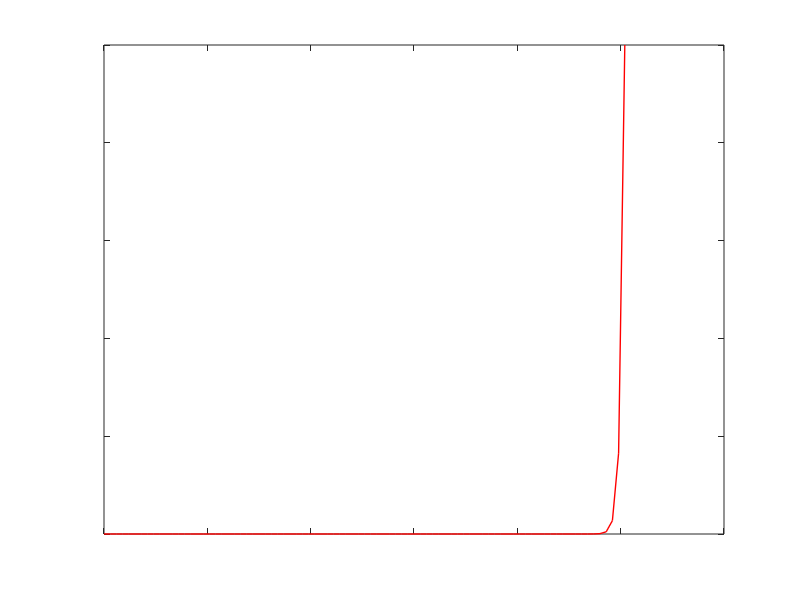

Reproduce this figure in MATLAB. (Note: this script raises an error after producing the figure.)
%This code is desgined to simulate system 4.1. Intolerance case.
%By Belen Serrano Anton
%Created 25/02/2020
%Last Modified 31/03/2020

%Variable definition
t_cycle = 0.15;                         %Time lap between the restriction point and cell division
t_apo = 0.2;                           %Time lap between the deactivation of Bcl-2 and cell death
t_next = 0.3;                           %Time step in this simulation

%Parameters: Pathogen
alpha = 6;                              %Pathogen proliferation rate
beta = 0.04;                            %Pathogen death rate

%Parameters: Effector T cells
lambda_pd = 0.05;                       %Change rate in membrane receptor Rd, due to Rp signals
lambda_taup = 6*10^(-5);                %Change rate in membrane receptor Rd, due to TCR signals
lambda_pp = 0.5*10^(-4);                %Change rate in membrane receptor Rp, due to Rp signals
mu_pc = 15;                             %Change rate in inhibitor molecule Rb, due to receptor Rc
mu_da = 10;                             %Change rate in inhibitor molecule Bcl-2, due to receptor Rc

%Parameters: Memory T cells
lambda_pd_mem = 0;                      %Change in membrane receptor Rd, due to Rp signals
lambda_taup_mem = 10^(-5);              %Change rate in membrane receptor Rd, due to TCR signals
lambda_pp_mem = 2*10^(-2);              %Change rate in membrane receptor Rp, due to Rp signals
mu_pc_mem = 13;                         %Change rate in inhibitor molecule Rb, due to receptor Rc

%Define the final time we will simulate to
T_final = 25;

%Define the initial number of particles
N_init = 0;                            %N will represent T cells                
Y_init = 5;                             %Y will represent pathogen

%Define how long the recording vectors should be
num_rec_steps = round(T_final/t_next);

%Initialise the index which will tell us where to write the current values
rec_ind=1;

%Define the maximum number of t cells
num_max_cells=10^7;

%Instantiate a vector which will hold the time varying values of T cells
%and pathogen
rec_vector_N_eff = -ones(1,num_rec_steps);      %For effector T cells
rec_vector_N_mem = -ones(1,num_rec_steps);      %For memory T cells
rec_vector_Y = -ones(1,num_rec_steps);          %For the pathogen

%Write the initial condition to these vectors
rec_vector_N_eff(rec_ind) = N_init;             %Asymmetric division of naive T cells
rec_vector_N_mem(rec_ind) = N_init;             %Asymmetric division of naive T cells
rec_vector_Y(rec_ind) = Y_init;

%Instantiate a vector which will hold the t cells
t_cell_matrix=zeros(num_max_cells,6);

%Write the initial condition to this vector
a0 = 0.3;
c0 = 0.08;
c0_mem = 0.04;

t_cell_matrix(1:2:2*N_init,1)=1;                %type 1: Effector T cell
t_cell_matrix(1:2:2*N_init,2)=a0;
t_cell_matrix(1:2:2*N_init,3)=c0;

t_cell_matrix(2:2:2*N_init,1)=2;                %type 2: Memory T cell
t_cell_matrix(2:2:2*N_init,3)=c0_mem; 


%Initialise a vector which will hold the times when reactions occur
time_vec=zeros(1,num_rec_steps);

%Initialise the number of particles for this repeat
N_eff = N_init;
N_mem = N_init;
N = N_eff + N_mem;
Y = Y_init;

%Initialise index for t_cell_matrix
rec_ind_tcell_matrix = N+1;

%Define the initial time to be zero
t=0;

%Gone is true if the pathogen is dead and false otherwise
gone = 0;

while t < T_final
    
    %Increase the recording index
    rec_ind=rec_ind+1;
    
    if(gone==0)
        %Calculate Y
        Y = Y_init*exp(t*(alpha - N_eff*beta));
        Y = max(Y,0);
        if(Y < 10^(-6)) %condition that states when the pathogen is defeated
            Y = 0;
            gone = 1;
        end
    end
    
    %Fate decision for each T cell
    %Initialise indexes
    nCell=1;
    ind_N = 1;
    
    while nCell < rec_ind_tcell_matrix
        v_rand = rand(N,1)/N; %vector of N random numbers
       
        if(t_cell_matrix(nCell,1) == 1 || t_cell_matrix(nCell,1) == 2)
            rho = v_rand(ind_N);
            r_tau=rho*Y;
            ind_N = ind_N + 1;
        end
        
        %Killer T cell
        if(t_cell_matrix(nCell,1) == 1 || t_cell_matrix(nCell,1) == 3)
            if(t_cell_matrix(nCell,6) > 0)
                %In division phase
                t_cell_matrix(nCell,6) = max(t_cell_matrix(nCell,6)-t_next,0);
                
                %Division phase completed
                if(t_cell_matrix(nCell,6) == 0 && t_cell_matrix(nCell,1) == 3) 
                    N_eff = N_eff + 1;
                    t_cell_matrix(nCell,1) = 1;
                end
            else
                %Initial conditions
                p0_sys = t_cell_matrix(nCell,4);
                d0_sys = t_cell_matrix(nCell,5);
                c0_sys = t_cell_matrix(nCell,3);
                a0_sys = t_cell_matrix(nCell,2);
                
                %Explicit solutions for system 4.1
                [c,a,p,d] = sys_4_1_sol(t,lambda_taup,lambda_pp, r_tau, p0_sys, lambda_pd, d0_sys, mu_pc, c0_sys, mu_da, a0_sys);
                
                %Desision state
                if( a > 0 && c > 0)
                    d=max(d,0);
                    p=max(p,0);
                    t_cell_matrix(nCell,4) = p;
                    t_cell_matrix(nCell,5) = d;
                    t_cell_matrix(nCell,3) = c;
                    t_cell_matrix(nCell,2) = a;
                else
                    if(a <= 0)      %Initiate apoptosis
                        t_cell_matrix(nCell,6) = t_apo;
                        t_cell_matrix(nCell,1) = 4;
                        
                    elseif(c <= 0)  %Initiate division                       
                        %Membrane receptors are divided between 2 daughter
                        %cells
                        delta_P_child_1 = 0.4+(0.6-0.4)*rand();
                        delta_P_child_2 = 1 - delta_P_child_1;
                        delta_D_child_1 = 0.4+(0.6-0.4)*rand();
                        delta_D_child_2 = 1 - delta_D_child_1;
                        
                        r_p_child_1 = delta_P_child_1 * p;
                        r_p_child_2 = delta_P_child_2 * p;
                        
                        r_d_child_1 = delta_D_child_1 * d;
                        r_d_child_2 = delta_D_child_2 * d;
                        
                        %Actualization for daughter cells
                        t_cell_matrix(nCell,4) = r_p_child_1;
                        t_cell_matrix(nCell,5) = r_d_child_1;
                        t_cell_matrix(nCell,6) = t_cycle;
                        
                        t_cell_matrix(nCell,3) = c0;
                        t_cell_matrix(nCell,2) = a0;
                        
                        %type 3 -> new effector cell that has not
                        %completed division phase
                        t_cell_matrix(rec_ind_tcell_matrix,1) = 3;
                        t_cell_matrix(rec_ind_tcell_matrix,4) = r_p_child_2;
                        t_cell_matrix(rec_ind_tcell_matrix,5) = r_d_child_2;
                        t_cell_matrix(rec_ind_tcell_matrix,6) = t_cycle;
                        
                        t_cell_matrix(rec_ind_tcell_matrix,3) = c0;
                        t_cell_matrix(rec_ind_tcell_matrix,2) = a0;
                        
                        %Increase index for the next new cell
                        rec_ind_tcell_matrix = rec_ind_tcell_matrix + 1;
                    end
                end
            end
            %Next cell in population
            nCell = nCell + 1;
            
        %Memory T cell
        elseif(t_cell_matrix(nCell,1) == 2 || t_cell_matrix(nCell,1) == 5) 
            if(t_cell_matrix(nCell,6) > 0)
                %In division phase
                t_cell_matrix(nCell,6) = max(t_cell_matrix(nCell,6)-t_next,0);
                
                %Division phase completed
                if(t_cell_matrix(nCell,6)==0 && t_cell_matrix(nCell,1) == 5) 
                    N_mem=N_mem+1;
                    t_cell_matrix(nCell,1) =2;
                end
            else
                %Initial conditions
                c0_solsys =t_cell_matrix(nCell,3);
                p0_solsys =t_cell_matrix(nCell,4);
                
                %Explicit solutions for system 4.2
                [c,p] = sys_4_2_sol(t,mu_pc_mem, p0_solsys, lambda_taup_mem, lambda_pp_mem, r_tau, c0_solsys);
                
                %Division phase
                if(c <= 0)
                    delta_P_child_1 = 0.4+(0.6-0.4)*rand();
                    delta_P_child_2 = 1 - delta_P_child_1;
                   
                    r_p_child_1 = delta_P_child_1 * p;
                    r_p_child_2 = delta_P_child_2 * p;
                    
                    t_cell_matrix(nCell,4)=r_p_child_1;
                    t_cell_matrix(nCell,6)=t_cycle;
                    
                    t_cell_matrix(nCell,3) = c0_mem; 
                    
                    t_cell_matrix(rec_ind_tcell_matrix,1)=5;
                    t_cell_matrix(rec_ind_tcell_matrix,4)=r_p_child_2;
                    t_cell_matrix(rec_ind_tcell_matrix,6)=t_cycle;
                    
                    t_cell_matrix(rec_ind_tcell_matrix,3)=c0_mem;
                    
                    rec_ind_tcell_matrix = rec_ind_tcell_matrix + 1;
                else
                    t_cell_matrix(nCell,4)=p;
                    t_cell_matrix(nCell,3)=c;
      
                end
            end
            
            nCell=nCell+1;
           
            
        elseif(t_cell_matrix(nCell,1) == 4) %Effector T cell is dead
          
            if(t_cell_matrix(nCell,6) > 0)
                t_cell_matrix(nCell,6) = max(t_cell_matrix(nCell,6)-t_next,0);
                if(t_cell_matrix(nCell,6)==0) 
                    N_eff=N_eff-1;
                end
            end
            nCell=nCell+1;
        else
            break;
        end
        
    end 
    
    %Update the time
    t=t+t_next;
    
    %Record the time and the numbers of molecules
    time_vec(rec_ind) = t;
    N = N_eff + N_mem;
    rec_vector_N_eff(rec_ind) = N_eff;
    rec_vector_N_mem(rec_ind) = N_mem;
    rec_vector_Y(rec_ind) = Y;
end

%Plot results
f1=figure;

figure(f1)
[hA1]=plot(time_vec,rec_vector_N_eff/max(rec_vector_N_eff),'b','LineWidth', 1);

hold on
[hA2]=plot(time_vec,rec_vector_Y/max(rec_vector_Y),'r','LineWidth', 1);

hold on
%[hA3] = plot(time_vec,rec_vector_N_mem/max(rec_vector_N_eff),'g','LineWidth', 1);

set(gca,'YTickLabel',[]); 
set(gca,'XTickLabel',[]);

legend([hA1,hA3,hA2],'Celulas T efectoras','Celulas T de memoria','Patogeno');
xlabel('Tiempo');  ylabel('Numero de celulas');
